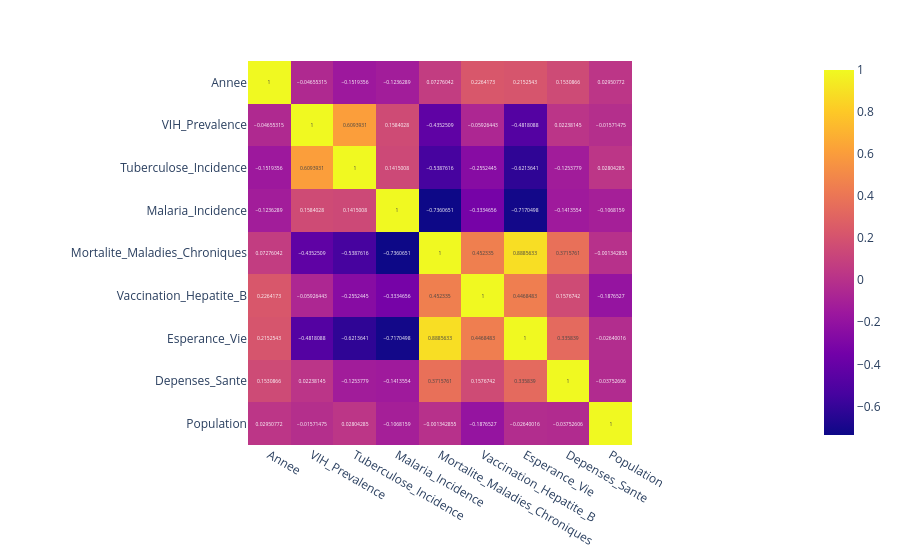

Notebook code cell kept with this figure:
### Code cell
#corrélations entre tes variables

fig = px.imshow(df.corr(numeric_only=True), text_auto=True)
fig.show()

### Figure 1 — Plotly figure (JSON) as saved in the notebook; plotly's stock layout.template omitted (floating-point values rounded to 4 significant figures)
{"data": [{"coloraxis": "coloraxis", "hovertemplate": "x: %{x}<br>y: %{y}<br>color: %{z}<extra></extra>", "name": "0", "texttemplate": "%{z}", "type": "heatmap", "x": ["Annee", "VIH_Prevalence", "Tuberculose_Incidence", "Malaria_Incidence", "Mortalite_Maladies_Chroniques", "Vaccination_Hepatite_B", "Esperance_Vie", "Depenses_Sante", "Population"], "xaxis": "x", "y": ["Annee", "VIH_Prevalence", "Tuberculose_Incidence", "Malaria_Incidence", "Mortalite_Maladies_Chroniques", "Vaccination_Hepatite_B", "Esperance_Vie", "Depenses_Sante", "Population"], "yaxis": "y", "z": [[1.0, -0.04655, -0.1519, -0.1236, 0.07276, 0.2264, 0.2153, 0.1531, 0.02951], [-0.04655, 1.0, 0.6094, 0.1584, -0.4353, -0.05926, -0.4818, 0.02238, -0.01571], [-0.1519, 0.6094, 1.0, 0.1415, -0.5388, -0.2552, -0.6214, -0.1254, 0.02804], [-0.1236, 0.1584, 0.1415, 1.0, -0.7361, -0.3335, -0.717, -0.1414, -0.1068], [0.07276, -0.4353, -0.5388, -0.7361, 1.0, 0.4523, 0.8886, 0.3716, -0.001343], [0.2264, -0.05926, -0.2552, -0.3335, 0.4523, 1.0, 0.4468, 0.1577, -0.1877], [0.2153, -0.4818, -0.6214, -0.717, 0.8886, 0.4468, 1.0, 0.3358, -0.0264], [0.1531, 0.02238, -0.1254, -0.1414, 0.3716, 0.1577, 0.3358, 1.0, -0.03753], [0.02951, -0.01571, 0.02804, -0.1068, -0.001343, -0.1877, -0.0264, -0.03753, 1.0]]}], "layout": {"coloraxis": {"colorscale": [[0, "#0d0887"], [0.1111, "#46039f"], [0.2222, "#7201a8"], [0.3333, "#9c179e"], [0.4444, "#bd3786"], [0.5556, "#d8576b"], [0.6667, "#ed7953"], [0.7778, "#fb9f3a"], [0.8889, "#fdca26"], [1, "#f0f921"]]}, "margin": {"t": 60}, "xaxis": {"anchor": "y", "constrain": "domain", "domain": [0, 1], "scaleanchor": "y"}, "yaxis": {"anchor": "x", "autorange": "reversed", "constrain": "domain", "domain": [0, 1]}}}
